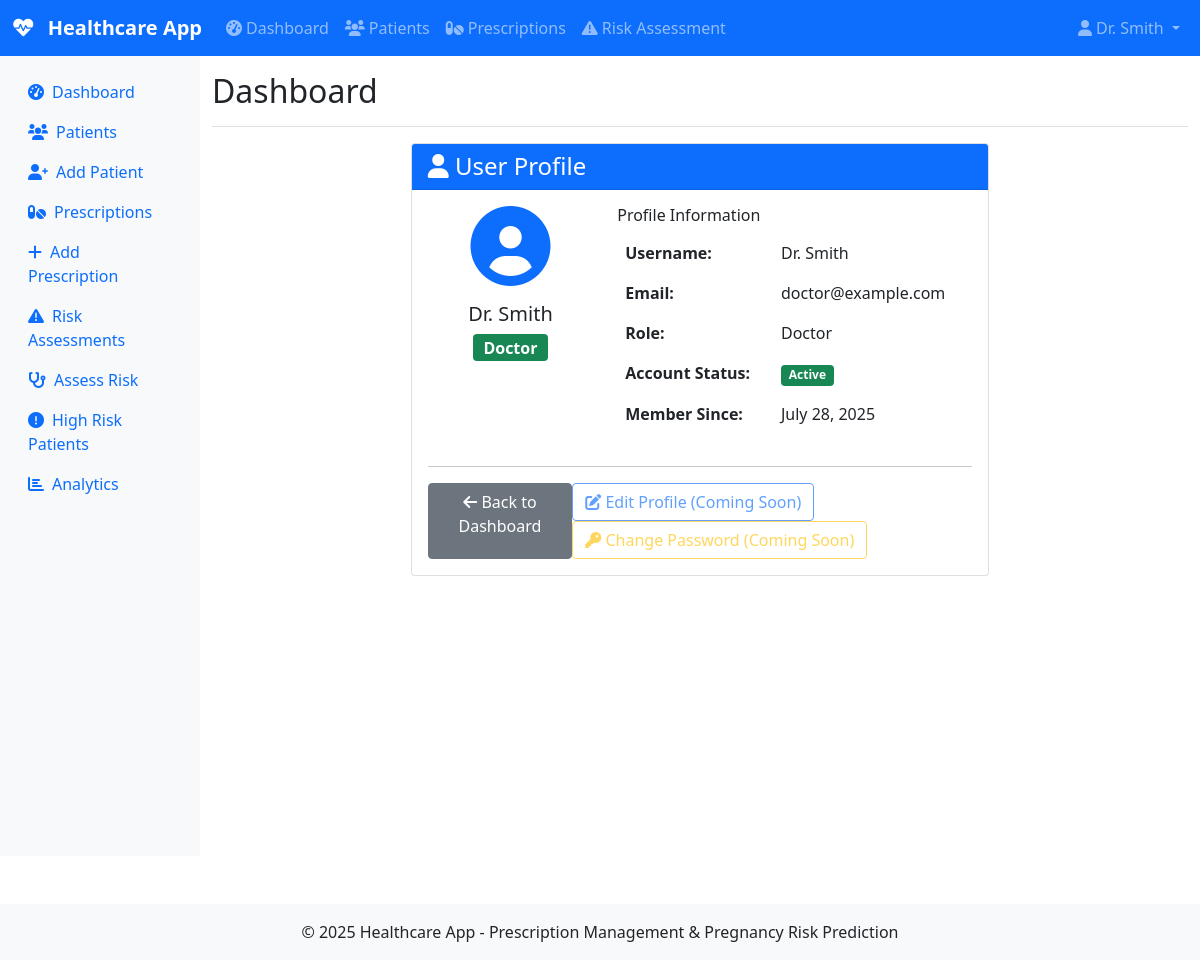
Page /auth/profile (signed in) on the committed database.
### app/models.py (models this page shows, shortened)
class User(UserMixin, db.Model):
    __tablename__ = 'users'
    id = db.Column(db.Integer, primary_key=True)
    username = db.Column(db.String(80), unique=True, nullable=False)
    email = db.Column(db.String(120), unique=True, nullable=False)
    password_hash = db.Column(db.String(128))
    role = db.Column(db.String(20), default='doctor')  # doctor, nurse, admin
    created_at = db.Column(db.DateTime, default=datetime.utcnow)
    is_active = db.Column(db.Boolean, default=True)
    prescriptions = db.relationship('Prescription', backref='doctor', lazy='dynamic')
    risk_assessments = db.relationship('RiskAssessment', backref='assessed_by', lazy='dynamic')

### app/routes/auth.py (the view)
@auth_bp.route('/profile')
@login_required
def profile():
    return render_template('auth/profile.html', user=current_user)

### app/templates/auth/profile.html
{% extends "base.html" %} {% block title %}User Profile{% endblock %} {% block
content %}
<div class="container">
  <div class="row justify-content-center">
    <div class="col-md-8">
      <div class="card">
        <div class="card-header bg-primary text-white">
          <h4 class="mb-0"><i class="fas fa-user"></i> User Profile</h4>
        </div>
        <div class="card-body">
          <div class="row">
            <div class="col-md-4 text-center">
              <i class="fas fa-user-circle fa-5x text-primary mb-3"></i>
              <h5>{{ user.username }}</h5>
              <span
                class="badge bg-{{ 'success' if user.role == 'doctor' else 'info' }} fs-6">
                {{ user.role|title }}
              </span>
            </div>
            <div class="col-md-8">
              <h6>Profile Information</h6>
              <table class="table table-borderless">
                <tr>
                  <td><strong>Username:</strong></td>
                  <td>{{ user.username }}</td>
                </tr>
                <tr>
                  <td><strong>Email:</strong></td>
                  <td>{{ user.email }}</td>
                </tr>
                <tr>
                  <td><strong>Role:</strong></td>
                  <td>{{ user.role|title }}</td>
                </tr>
                <tr>
                  <td><strong>Account Status:</strong></td>
                  <td>
                    <span
                      class="badge bg-{{ 'success' if user.is_active else 'danger' }}">
                      {{ 'Active' if user.is_active else 'Inactive' }}
                    </span>
                  </td>
                </tr>
                <tr>
                  <td><strong>Member Since:</strong></td>
                  <td>{{ user.created_at.strftime('%B %d, %Y') }}</td>
                </tr>
              </table>
            </div>
          </div>
          <hr />
          <div class="d-flex justify-content-between">
            <a href="{{ url_for('main.dashboard') }}" class="btn btn-secondary">
              <i class="fas fa-arrow-left"></i> Back to Dashboard
            </a>
            <div>
              <button class="btn btn-outline-primary" disabled>
                <i class="fas fa-edit"></i> Edit Profile (Coming Soon)
              </button>
              <button class="btn btn-outline-warning" disabled>
                <i class="fas fa-key"></i> Change Password (Coming Soon)
              </button>
            </div>
          </div>
        </div>
      </div>
    </div>
  </div>
</div>
{% endblock %}

### app/templates/base.html (shortened to what this page needs)
<!DOCTYPE html>
<html lang="en">
  <head>
    <link
      href="https://cdn.jsdelivr.net/npm/bootstrap@5.1.3/dist/css/bootstrap.min.css"
      rel="stylesheet" />
    <link
      rel="stylesheet"
      href="https://cdnjs.cloudflare.com/ajax/libs/font-awesome/6.0.0/css/all.min.css" />
  </head>
  <body>
    <nav class="navbar navbar-expand-lg navbar-dark bg-primary">
      <div class="container-fluid">
        <a class="navbar-brand" href="{{ url_for('main.index') }}">
          <i class="fas fa-heartbeat me-2"></i>
          Healthcare App
        </a>
        <div class="collapse navbar-collapse" id="navbarNav">
          <ul class="navbar-nav me-auto">
            {% if current_user.is_authenticated %}
            <li class="nav-item">
              <a class="nav-link" href="{{ url_for('main.dashboard') }}">
                <i class="fas fa-tachometer-alt me-1"></i>Dashboard
              </a>
            </li>
            <li class="nav-item">
              <a
                class="nav-link"
                href="{{ url_for('patients.list_patients') }}">
                <i class="fas fa-users me-1"></i>Patients
              </a>
            </li>
            <li class="nav-item">
              <a
                class="nav-link"
                href="{{ url_for('prescriptions.list_prescriptions') }}">
                <i class="fas fa-pills me-1"></i>Prescriptions
              </a>
            </li>
            <li class="nav-item">
              <a class="nav-link" href="{{ url_for('risk.list_assessments') }}">
                <i class="fas fa-exclamation-triangle me-1"></i>Risk Assessment
              </a>
            </li>
            {% endif %}
          </ul>
          <ul class="navbar-nav">
            {% if current_user.is_authenticated %}
            <li class="nav-item dropdown">
              <a
                class="nav-link dropdown-toggle"
                href="#"
                id="navbarDropdown"
                role="button"
                data-bs-toggle="dropdown">
                <i class="fas fa-user me-1"></i>{{ current_user.username }}
              </a>
            </li>
            {% endif %}
          </ul>
        </div>
      </div>
    </nav>
    <div class="container-fluid">
      <div class="row">
        {% if current_user.is_authenticated %}
        <nav class="col-md-2 d-md-block sidebar collapse">
          <div class="position-sticky pt-3">
            <ul class="nav flex-column">
              <li class="nav-item">
                <a class="nav-link" href="{{ url_for('main.dashboard') }}">
                  <i class="fas fa-tachometer-alt me-2"></i>Dashboard
                </a>
              </li>
              <li class="nav-item">
                <a
                  class="nav-link"
                  href="{{ url_for('patients.list_patients') }}">
                  <i class="fas fa-users me-2"></i>Patients
                </a>
              </li>
              <li class="nav-item">
                <a
                  class="nav-link"
                  href="{{ url_for('patients.add_patient') }}">
                  <i class="fas fa-user-plus me-2"></i>Add Patient
                </a>
              </li>
              <li class="nav-item">
                <a
                  class="nav-link"
                  href="{{ url_for('prescriptions.list_prescriptions') }}">
                  <i class="fas fa-pills me-2"></i>Prescriptions
                </a>
              </li>
              <li class="nav-item">
                <a
                  class="nav-link"
                  href="{{ url_for('prescriptions.add_prescription') }}">
                  <i class="fas fa-plus me-2"></i>Add Prescription
                </a>
              </li>
              <li class="nav-item">
                <a
                  class="nav-link"
                  href="{{ url_for('risk.list_assessments') }}">
                  <i class="fas fa-exclamation-triangle me-2"></i>Risk
                  Assessments
                </a>
              </li>
              <li class="nav-item">
                <a class="nav-link" href="{{ url_for('risk.assess_risk') }}">
                  <i class="fas fa-stethoscope me-2"></i>Assess Risk
                </a>
              </li>
              <li class="nav-item">
                <a
                  class="nav-link"
                  href="{{ url_for('risk.high_risk_patients') }}">
                  <i class="fas fa-exclamation-circle me-2"></i>High Risk
                  Patients
                </a>
              </li>
              <li class="nav-item">
                <a class="nav-link" href="{{ url_for('risk.analytics') }}">
                  <i class="fas fa-chart-bar me-2"></i>Analytics
                </a>
              </li>
            </ul>
          </div>
        </nav>
        {% endif %}
        <main
          class="{% if current_user.is_authenticated %}col-md-10 ms-sm-auto main-content{% else %}col-12{% endif %}">
          {% if current_user.is_authenticated %}
          <div
            class="d-flex justify-content-between flex-wrap flex-md-nowrap align-items-center pt-3 pb-2 mb-3 border-bottom">
            <h1 class="h2">{% block page_title %}Dashboard{% endblock %}</h1>
          </div>
          <div class="container-fluid">
            {% endif %} {% block content %}{% endblock %} {% if
            current_user.is_authenticated %}
          </div>
          {% endif %}
        </main>
      </div>
    </div>
    <footer class="bg-light text-center text-lg-start mt-5">
      <div class="text-center p-3">
        © 2025 Healthcare App - Prescription Management & Pregnancy Risk
        Prediction
      </div>
    </footer>
  </body>
</html>

### app/templates/base.html (style rules this page uses)
.navbar-brand { font-weight: bold; }
.sidebar { min-height: 100vh; background-color: #f8f9fa; }
.main-content { min-height: 100vh; }

### rows in the picture
User: username "Dr. Smith", role "Doctor", email "doctor@example.com", is_active "Active", created_at "July 28, 2025"
